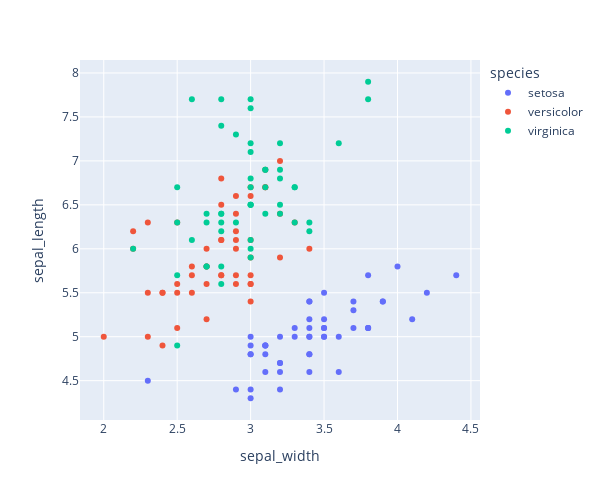

This figure's notebook cell:
### Code cell
fig = px.scatter(data_frame=iris, x="sepal_width", y='sepal_length', color='species',
#                  trendline='ols'
                )
fig.update_layout(
    autosize = False,
    height=500,
    width=600,
    
    
#     xaxis = dict(
#         tickmode = 'linear',
#         tick0 = 0.5,
#         dtick = 0.75,
    
#           showline=True,
#           linecolor="black",
# #         showgrid=False,
#           gridcolor="LightPink"
#     ),
    
#     yaxis = dict(
#             showline=True,
#             linecolor="black",
# #           showgrid=False,
#             gridcolor="LightPink"
#     )
    
#     title="Plot Title",
#     xaxis_title="x Axis Title",
#     yaxis_title="y Axis Title",
#     font=dict(
#         family="Courier New, monospace",
#         size=14,
#         color="#7f7f7f"
#     )
    
#     xaxis_type='category'
)
fig.show()

### Figure 1 — Plotly figure (JSON) as saved in the notebook; plotly's stock layout.template omitted (floating-point values rounded to 4 significant figures)
{"data": [{"hoverlabel": {"namelength": 0}, "hovertemplate": "species=setosa<br>sepal_width=%{x}<br>sepal_length=%{y}", "legendgroup": "setosa", "marker": {"color": "#636efa", "symbol": "circle"}, "mode": "markers", "name": "setosa", "showlegend": true, "type": "scatter", "x": [3.5, 3, 3.2, 3.1, 3.6, 3.9, 3.4, 3.4, 2.9, 3.1, 3.7, 3.4, 3, 3, 4, 4.4, 3.9, 3.5, 3.8, 3.8, 3.4, 3.7, 3.6, 3.3, 3.4, 3, 3.4, 3.5, 3.4, 3.2, 3.1, 3.4, 4.1, 4.2, 3.1, 3.2, 3.5, 3.1, 3, 3.4, 3.5, 2.3, 3.2, 3.5, 3.8, 3, 3.8, 3.2, 3.7, 3.3], "xaxis": "x", "y": [5.1, 4.9, 4.7, 4.6, 5, 5.4, 4.6, 5, 4.4, 4.9, 5.4, 4.8, 4.8, 4.3, 5.8, 5.7, 5.4, 5.1, 5.7, 5.1, 5.4, 5.1, 4.6, 5.1, 4.8, 5, 5, 5.2, 5.2, 4.7, 4.8, 5.4, 5.2, 5.5, 4.9, 5, 5.5, 4.9, 4.4, 5.1, 5, 4.5, 4.4, 5, 5.1, 4.8, 5.1, 4.6, 5.3, 5], "yaxis": "y"}, {"hoverlabel": {"namelength": 0}, "hovertemplate": "species=versicolor<br>sepal_width=%{x}<br>sepal_length=%{y}", "legendgroup": "versicolor", "marker": {"color": "#EF553B", "symbol": "circle"}, "mode": "markers", "name": "versicolor", "showlegend": true, "type": "scatter", "x": [3.2, 3.2, 3.1, 2.3, 2.8, 2.8, 3.3, 2.4, 2.9, 2.7, 2, 3, 2.2, 2.9, 2.9, 3.1, 3, 2.7, 2.2, 2.5, 3.2, 2.8, 2.5, 2.8, 2.9, 3, 2.8, 3, 2.9, 2.6, 2.4, 2.4, 2.7, 2.7, 3, 3.4, 3.1, 2.3, 3, 2.5, 2.6, 3, 2.6, 2.3, 2.7, 3, 2.9, 2.9, 2.5, 2.8], "xaxis": "x", "y": [7, 6.4, 6.9, 5.5, 6.5, 5.7, 6.3, 4.9, 6.6, 5.2, 5, 5.9, 6, 6.1, 5.6, 6.7, 5.6, 5.8, 6.2, 5.6, 5.9, 6.1, 6.3, 6.1, 6.4, 6.6, 6.8, 6.7, 6, 5.7, 5.5, 5.5, 5.8, 6, 5.4, 6, 6.7, 6.3, 5.6, 5.5, 5.5, 6.1, 5.8, 5, 5.6, 5.7, 5.7, 6.2, 5.1, 5.7], "yaxis": "y"}, {"hoverlabel": {"namelength": 0}, "hovertemplate": "species=virginica<br>sepal_width=%{x}<br>sepal_length=%{y}", "legendgroup": "virginica", "marker": {"color": "#00cc96", "symbol": "circle"}, "mode": "markers", "name": "virginica", "showlegend": true, "type": "scatter", "x": [3.3, 2.7, 3, 2.9, 3, 3, 2.5, 2.9, 2.5, 3.6, 3.2, 2.7, 3, 2.5, 2.8, 3.2, 3, 3.8, 2.6, 2.2, 3.2, 2.8, 2.8, 2.7, 3.3, 3.2, 2.8, 3, 2.8, 3, 2.8, 3.8, 2.8, 2.8, 2.6, 3, 3.4, 3.1, 3, 3.1, 3.1, 3.1, 2.7, 3.2, 3.3, 3, 2.5, 3, 3.4, 3], "xaxis": "x", "y": [6.3, 5.8, 7.1, 6.3, 6.5, 7.6, 4.9, 7.3, 6.7, 7.2, 6.5, 6.4, 6.8, 5.7, 5.8, 6.4, 6.5, 7.7, 7.7, 6, 6.9, 5.6, 7.7, 6.3, 6.7, 7.2, 6.2, 6.1, 6.4, 7.2, 7.4, 7.9, 6.4, 6.3, 6.1, 7.7, 6.3, 6.4, 6, 6.9, 6.7, 6.9, 5.8, 6.8, 6.7, 6.7, 6.3, 6.5, 6.2, 5.9], "yaxis": "y"}], "layout": {"autosize": false, "height": 500, "legend": {"title": {"text": "species"}, "tracegroupgap": 0}, "margin": {"t": 60}, "width": 600, "xaxis": {"anchor": "y", "domain": [0, 1], "title": {"text": "sepal_width"}}, "yaxis": {"anchor": "x", "domain": [0, 1], "title": {"text": "sepal_length"}}}}
